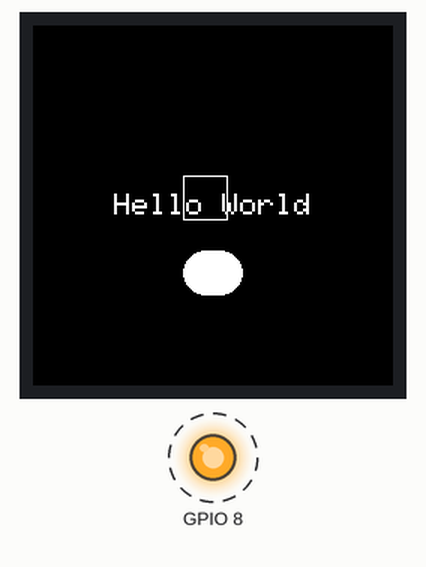
Recording of a program running on a simulated ESP32-C3. Parts: 240×240 colour display, output pins drawn as LEDs (lit = HIGH). Dashed ring = blinking.

Above: at 0.31 s.
At 11.25 s:
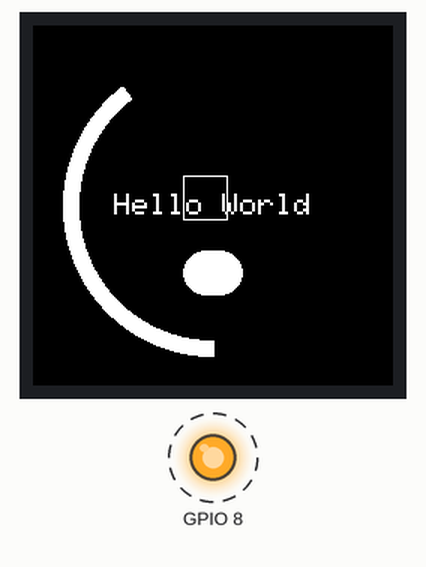
At 22.14 s:
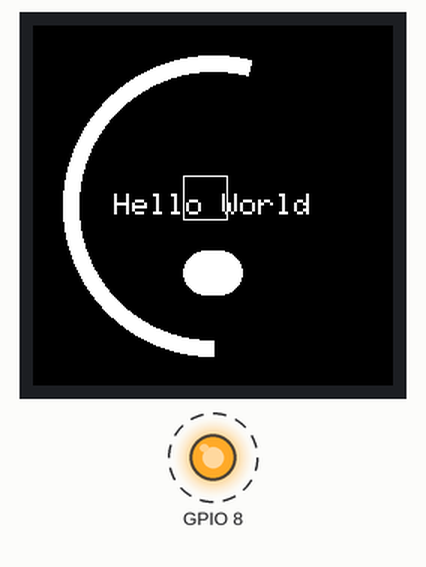
At 39.82 s:
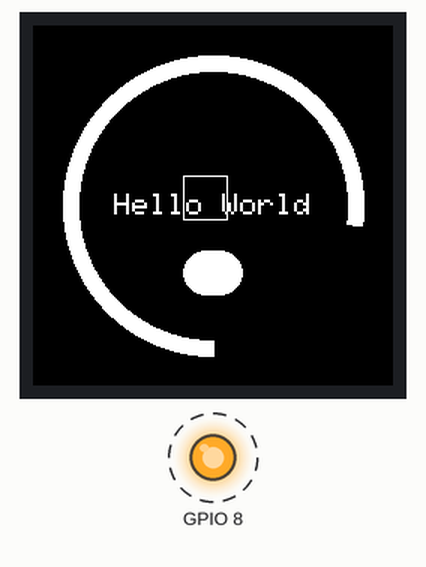
Timing chart, 0 to 40.0 s (numbered marks = the images above):
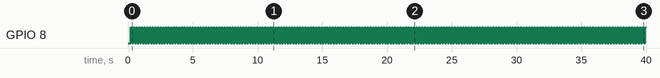

The program:

main.cpp
```cpp
#include <Arduino.h>
#include <TFT_eSPI.h>

TFT_eSPI tft = TFT_eSPI();

int angle = 90;

void setup() {
  Serial.begin(9600);

  pinMode(8,OUTPUT);

  tft.init();

  tft.setRotation(0);

  tft.fillScreen(TFT_BLACK);

  tft.setTextColor(TFT_WHITE, TFT_BLACK);
  tft.setTextDatum(MC_DATUM);   // Middle center alignment

  tft.setTextSize(2);       // Adjust size as needed

  // Draw centered text
  tft.drawString("Hello World", 120, 120); // Center of 240x240

  // Draw a box
  tft.drawRect(100, 100, 30, 30, 0xffffff);

  // Draw a round box
  tft.fillRoundRect(100, 150, 40, 30, 15, 0xffffff);
}

void loop() {
  // Nothing needed here
  digitalWrite(8,HIGH);
  delay(100);
  digitalWrite(8, LOW);
  delay(100);

  if(angle < 360){
    angle++;
  }

  // Draw Arc
  tft.drawArc(tft.width()/2, tft.height()/2, 100, 90, 0, angle, 0xffffff, 0xff00ff, 1);
}
```

Measured:
- by itself, GPIO 8: alternates HIGH for 0.10 s and LOW for 0.11 s
